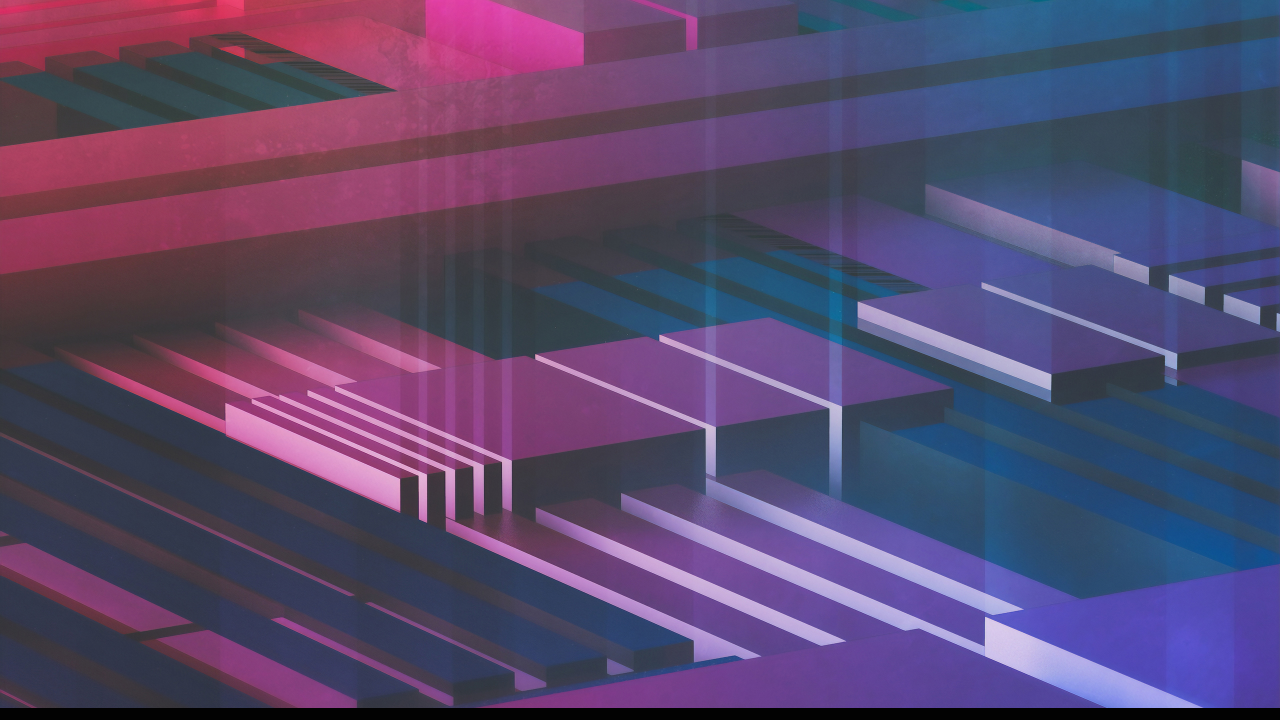
#> input picture assets/wallpaper_abstract_5ba61bf62e4d470885078e7e99b92bfa.png, 2560 x 1440 px (shown at 1/2 size)
$ python paletted.py ../assets/wallpaper_abstract_5ba61bf62e4d470885078e7e99b92bfa.png 3 3
#> lines starting #> are read from the running program, lines starting #| are printed output that depends on the picture
import sys
from PIL import Image

# Get the input image filename and desired number of colors from the command line arguments
if len(sys.argv) < 2:
    print("Usage: python palette.py <input_image> [<num_colors>]")
    sys.exit(1)
input_filename = sys.argv[1]
num_colors = int(sys.argv[2]) if len(sys.argv) > 2 else 8
pixelation_level = int(sys.argv[3]) if len(sys.argv) > 3 else 4

# Load the input image
input_image = Image.open(input_filename)
#> input_image is the input picture: PIL image 2560x1440 RGB; mean R, G, B 88.8, 72.7, 109.4

# Pixelate the image
pixelated_image = input_image.resize((input_image.width // pixelation_level, input_image.height // pixelation_level), resample=Image.BOX)
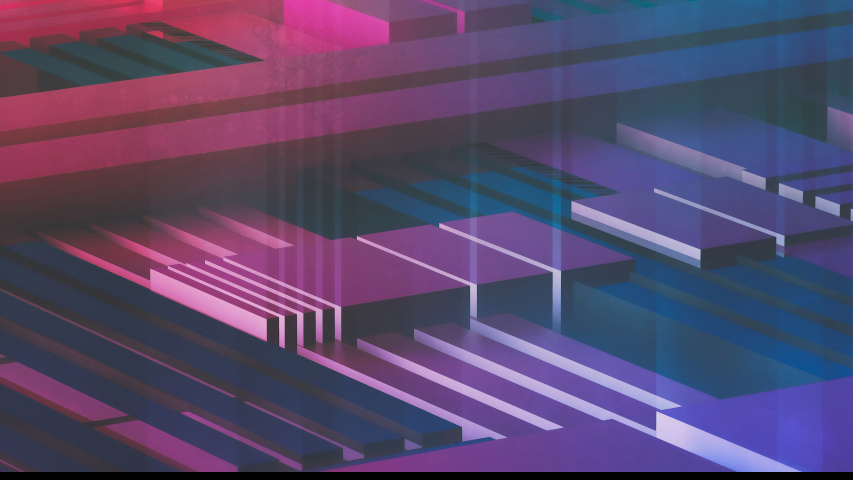
#> pixelated_image: PIL image 853x480 RGB; mean R, G, B 88.8, 72.7, 109.4
pixelated_image = pixelated_image.resize(input_image.size, resample=Image.NEAREST)
#> pixelated_image: PIL image 2560x1440 RGB

# Convert the image to a palette using Floyd-Steinberg dithering
output_image = pixelated_image.convert('P', palette=Image.ADAPTIVE, colors=num_colors)
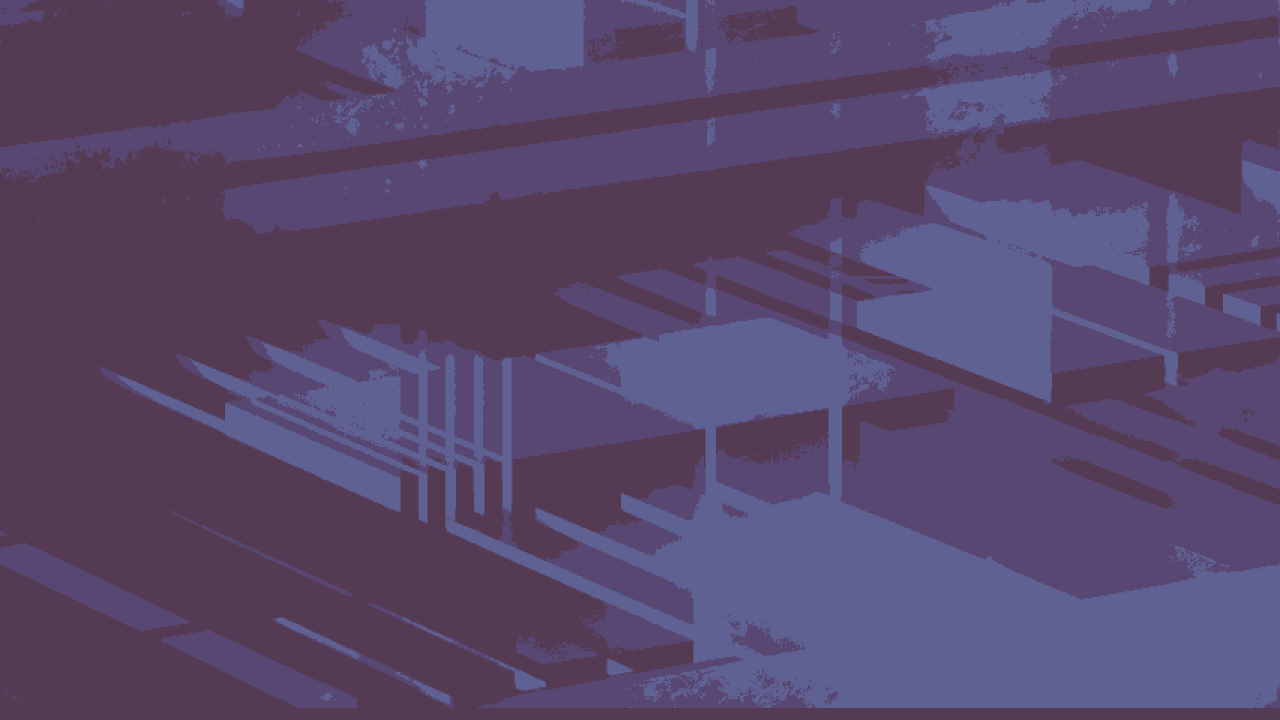
#> output_image: PIL image 2560x1440 P (shown at 1/2 size); mean R, G, B 88.2, 71.4, 108.1

# Save the output image with a modified filename
output_filename = f"{input_filename.rsplit('.', 1)[0]}_{num_colors}colors.png"
output_image.save(output_filename)

print(f"Saved output image to {output_filename}")
